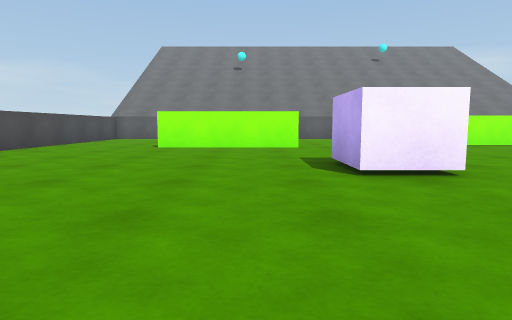
view 1 (above)

16 first-person views from a walk through a scene from a Unity 3-D project. The camera is 0.62 m above the floor, tilts 6° down and sees 75° across. The floor is counted in squares, 1 m on a side. Each view is taken from the middle of a square. On the plan, view 1 faces up. The plan holds only what a view shows up to about 10 squares ahead; the rest is blank. The place goes on beyond the plan. The player is left out.

view 2
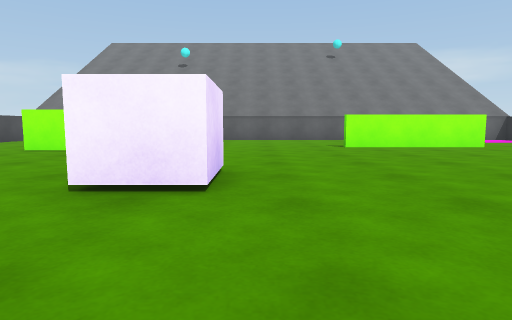

view 3
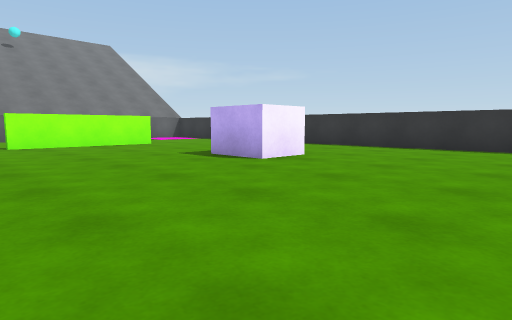

view 4
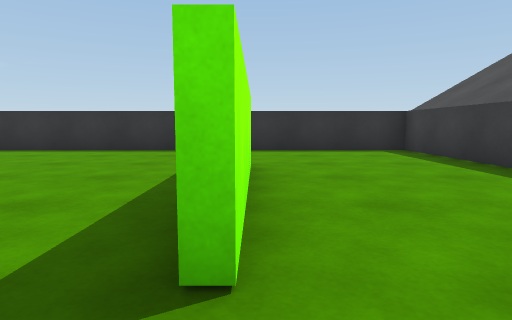

view 5
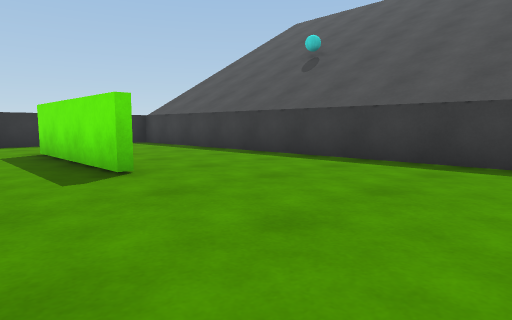

view 6
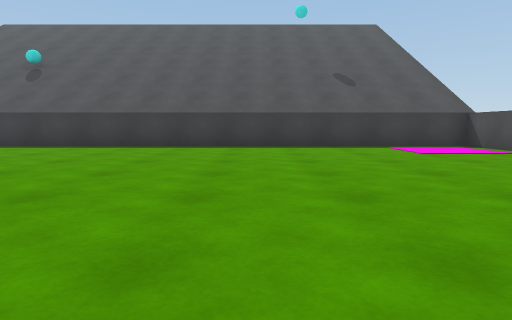

view 7
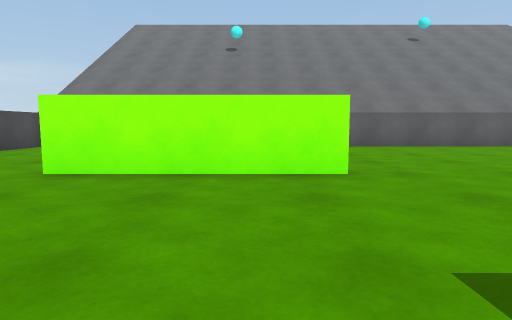

view 8
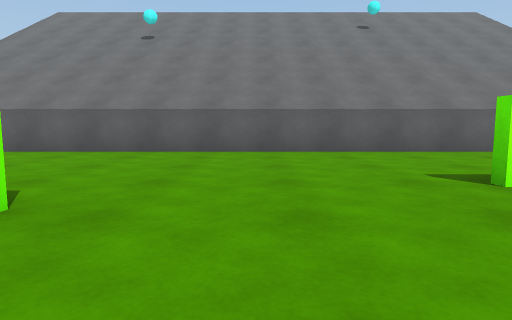

view 9
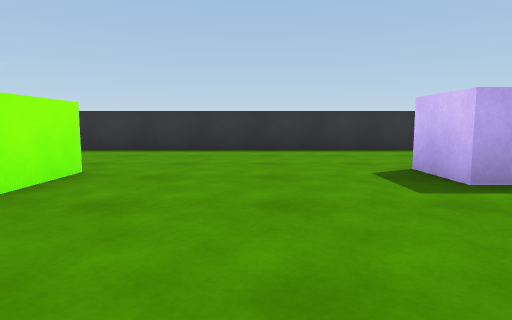

view 10
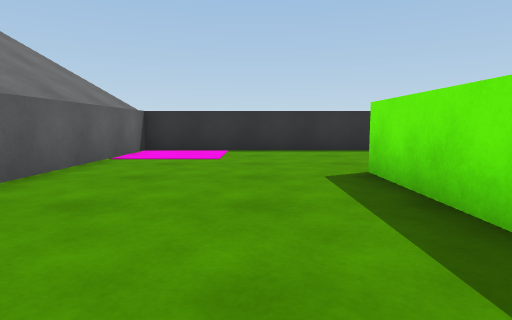

view 11
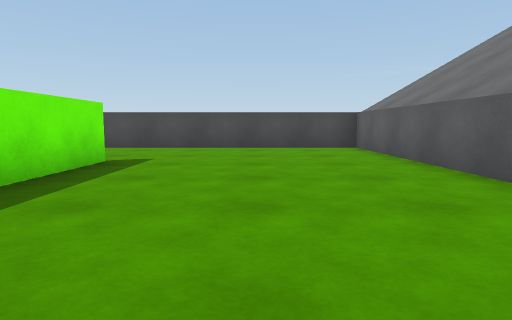

view 12
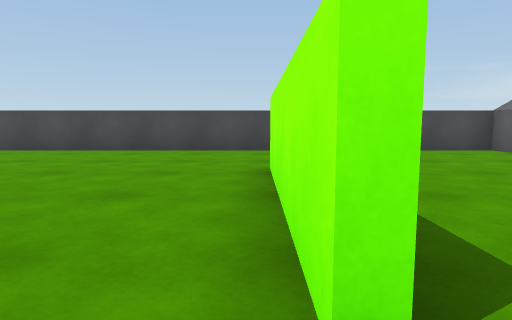

view 13
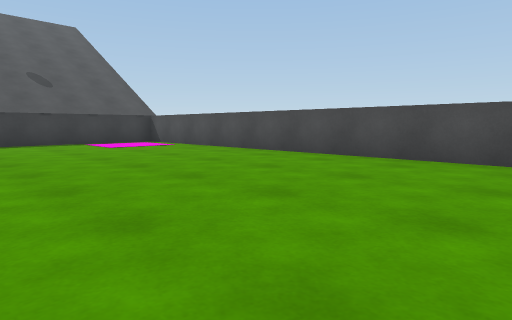

view 14
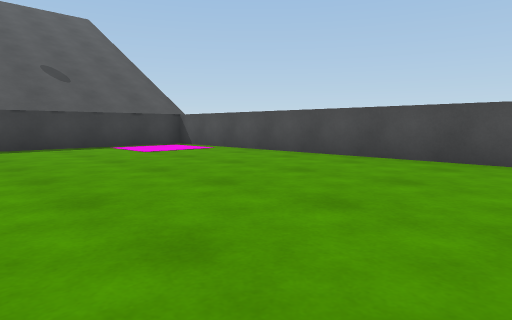

view 15
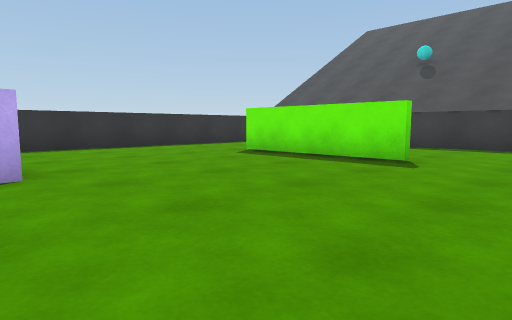

view 16
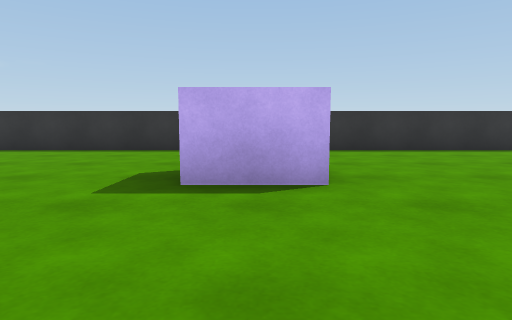

### Floor plan
Points are (right, up) in squares from view 1. A wall is a line through its corners. A room is listed if a view was taken in it or the views show most of it. See-through windows are left out.
Room 1 (views 1, 2, 3, 4, 5, 6, 7, 8, 9, 10, 11, 12, 13, 14, 15, 16)
walls: (1.2, 9.2) (-2.8, 9.2); (6.1, -0.7) (10.1, -0.7); (6.9, 10.5) (9.5, 10.5); (9.5, 10.3) (5.5, 10.3); (9.4, -0.9) (6.1, -0.9); (-2.8, 9.4) (-0.2, 9.4); (13.3, -4.7) (13.3, 14.7) (-6.1, 14.7) (-6.1, -4.7) (13.3, -4.7)
objects: block (2, 4) to (2, 5); block (9, 4) to (9, 6)

Where each view was taken, in squares from view 1:
view 1: 0 up, 0 right, facing up
view 2: 1 up, 3 right, facing up
view 3: 0 up, 4 right, facing up-right
view 4: 1 down, 5 right, facing right
view 5: 1 up, 2 right, facing down-right
view 6: 5 up, 0 right, facing down
view 7: 5 up, 0 right, facing up
view 8: 7 up, 3 right, facing up
view 9: 8 up, 5 right, facing right
view 10: 12 up, 5 right, facing right
view 11: 12 up, 3 right, facing left
view 12: 9 up, 2 right, facing left
view 13: 7 up, 0 right, facing down-left
view 14: 5 up, 0 right, facing down-left
view 15: 5 up, 4 right, facing down-right
view 16: 5 up, 5 right, facing right
